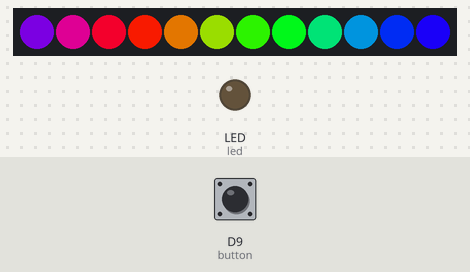
A program run on a simulated CircuitPython board. On the bench: 12 RGB LEDs in strip order, left to right, output pins drawn as LEDs (lit = HIGH). Inputs (shaded band) come from the test bench; at power-on: D9 (button) HIGH. Dim RGB values are drawn brighter than linear; random numbers come from a fixed seed; the clock reads 2024-03-15 10:24:30 at power-on unless the program sets it.

Above: at 1.25 s.
1.3 s: D9 (button) pulled LOW for 0.15 s
2.0 s: D9 (button) pulled LOW for 1 s
At 2.16 s:
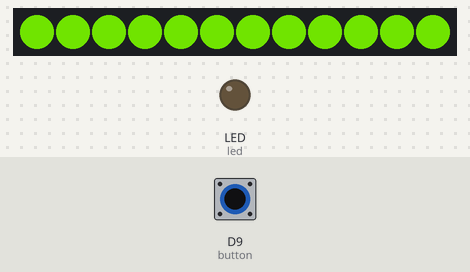
At 2.53 s:
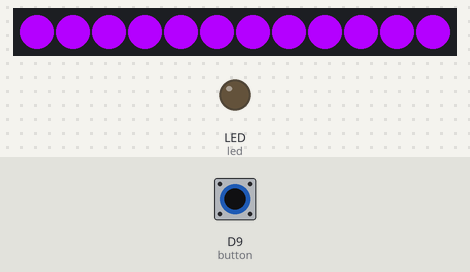
3.6 s: D9 (button) pulled LOW for 3.2 s
8.3 s: D9 (button) pulled LOW for 0.15 s
At 9.2 s:
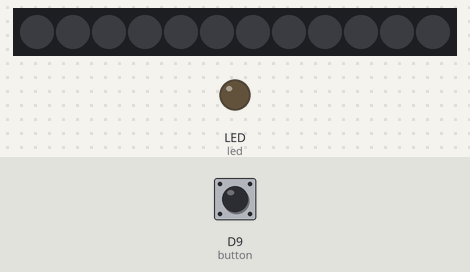
Timing chart, 0 to 10.9 s (numbered marks = the images above; inputs shaded):
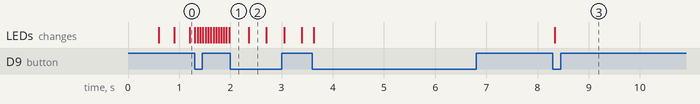

Measured:
- after the input at 8.3 s, the LEDs: change at once (image 3)

The program:

code.py
```python
# the circuit contains 1 button that is used to swap between each mode
# modes: prismatic white, spectrum cycling, rave mode, static white, LEDs off (charge mode)

import board
import digitalio
import neopixel

import time
import random

from rainbowio import colorwheel
from adafruit_debouncer import Debouncer

from adafruit_led_animation.color import *

# pin definitions
led_pin = board.LED
pixel_pin = board.D5
button_pin = board.D9

# speed options
# increase to speed up, decrease to slow down
prismatic_speed = 35
spectrum_speed = 20
rave_bpm = 174
light_interval = 50
dark_interval = 50

# led setup
led = digitalio.DigitalInOut(led_pin)
led.direction = digitalio.Direction.OUTPUT

# button setup
button = digitalio.DigitalInOut(button_pin)
button.direction = digitalio.Direction.INPUT
button.pull = digitalio.Pull.UP

switch = Debouncer(button)

# neopixel setup
num_pixels = 12
pixel_brightness = 1
subpixel_order = neopixel.GRB

pixels = neopixel.NeoPixel(pixel_pin,
                           num_pixels,
                           brightness = pixel_brightness,
                           auto_write = False,
                           pixel_order = subpixel_order)

# global variable initialization
mode = 0
color_pos = 0
prev_elem = None
curr_elem = None
prev_time = 0

rave_colors = [WHITE,
               RED,
               GREEN,
               BLUE,
               YELLOW,
               CYAN,
               PURPLE]

if(pixels.byteorder == neopixel.RGBW or pixels.byteorder == neopixel.GRBW):
    rave_colors[0] = RGBW_WHITE_W

# constant definitions
BILLION = 10 ** 9
rave_bpm /= 60

random.seed(time.time())

# function definitions

# rainbow vomit cycling, averages to white
def prismatic_cycle(color):
    for pixel in range(num_pixels):
        pixel_index = (pixel * 256 // num_pixels) + color * 5
        pixels[pixel] = colorwheel(pixel_index & 255)

# spectrum cycling, all pixels get the same color
def spectrum_cycle(color):
    set_color = colorwheel(color)
    for i in range(num_pixels):
        pixels[i] = set_color

# rapidly flashes a random color at a given tempo
def rave_mode():
    global prev_elem
    global curr_elem

    while curr_elem == prev_elem:
        curr_elem = random.choice(rave_colors)
    prev_elem = curr_elem

    for i in range(num_pixels):
        pixels[i] = curr_elem

def light_mode():
    pixels.fill(WHITE)

def dark_mode():
    pixels.fill(BLACK)

def change_mode():
    global mode
    mode += 1

    if mode >= 5:
        mode = 0

led.value = False

# main loop
while True:
    now = time.monotonic_ns() / BILLION

    # read button state
    switch.update()

    # increment mode on button press
    if switch.fell:
        change_mode()
        prev_time = now

    if mode == 0 and (now - prev_time) > (1 / prismatic_speed):
        prismatic_cycle(color_pos)
        color_pos += 1
        prev_time = now
    elif mode == 1 and (now - prev_time) > (1 / spectrum_speed):
        spectrum_cycle(color_pos)
        color_pos += 1
        prev_time = now
    elif mode == 2 and (now - prev_time) > (1 / rave_bpm):
        rave_mode()
        prev_time = now
    elif mode == 3 and (now - prev_time) > (1 / light_interval):
        light_mode()
    elif mode == 4 and (now - prev_time) > (1 / dark_interval):
        dark_mode()

    pixels.show()
```
